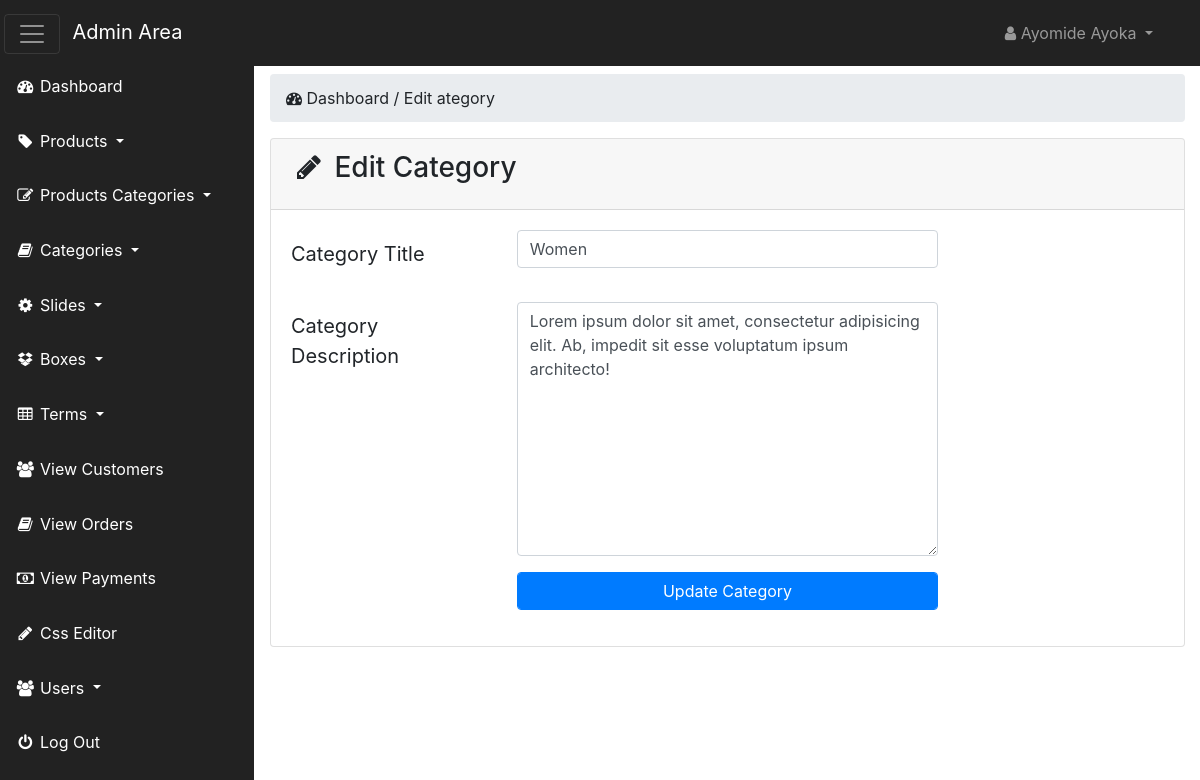
The page /admin_area/index.php?edit_cat=2 (signed in) on the database its author committed.
### tables this page shows
CREATE TABLE `categories` (
  `cat_id` int(100) NOT NULL,
  `cat_title` text NOT NULL,
  `cat_desc` text NOT NULL
);

### admin_area/edit_cat.php (the view, shortened to what this page needs)
<?php
   if(!isset($_SESSION['admin_email'])) {
    echo "<script> window.open('login.php','_self') </script>";
   }
   else{
?>
<?php
  if(isset($_GET['edit_cat'])) {
     $edit_cat_id = $_GET['edit_cat'];
     $edit_cat_query = "select * from categories where cat_id='$edit_cat_id'";
     $run_edit = mysqli_query($con,$edit_cat_query);
     $row_edit = mysqli_fetch_array($run_edit);
     $cat_title = $row_edit['cat_title'];
     $cat_desc = $row_edit['cat_desc'];
  }
?>
<div class="row">
    <div class="col-lg-12 mt-4">
        <ol class="breadcrumb">
            <li class="active">
                <i class="fa fa-dashboard"></i> Dashboard / Edit ategory
            </li>
        </ol>
    </div>
</div>
<div class="row">
    <div class="col-lg-12">
        <div class="card">
            <div class="card-header">
                <h3 class="card-title">
                    <i class="fa fa-pencil fa-fw"></i> Edit Category
                </h3>
            </div>
            <div class="card-body">
                <form action="" method="POST">
                    <div class="form-group row">
                        <label for="" class="col-md-3 col-form-label-lg"> Category Title </label>
                        <div class="col-md-6">
                            <input value="<?php echo $cat_title;  ?>" type="text" class="form-control" name="cat_title" required>
                        </div>
                    </div>
                    <div class="form-group row">
                        <label for="" class="col-md-3 col-form-label-lg"> Category Description </label>
                        <div class="col-md-6">
                            <textarea name="cat_desc" type="text" class="form-control" col="30" rows="10"><?php echo $cat_desc;  ?></textarea>
                        </div>
                    </div>
                    <div class="form-group row">
                        <label for="" class="col-md-3 col-form-label-lg"></label>
                        <div class="col-md-6">
                            <input value="Update Category" name="update" type="submit" class="form-control btn btn-primary">
                        </div>
                    </div>
                </form>
            </div>
        </div>
    </div>
</div>
<?php } ?>

### admin_area/includes/sidebar.php (shortened to what this page needs)
<?php
   if(!isset($_SESSION['admin_email'])) {
    echo "<script> window.open('login.php','_self') </script>";
   }
   else{
?>
<nav class="navbar navbar-inverse fixed-top navbar-dark bg-dark" id="first-nav">
    <div class="navbar-header">
        <button class="navbar-toggler mr-2" id="basttoggle" type="button" data-toggle="collapse" data-target=".navbar-ex1-collapse">
            <span class="navbar-toggler-icon"></span>
        </button>
        <a href="index.php?dashboard" class="navbar-brand">Admin Area</a>
    </div>
    <ul class="nav navbar-right top-nav">
        <li class="nav-item dropdown">
            <a class="nav-link dropdown-toggle" href="#" data-toggle="dropdown">
               <i class="fa fa-user"></i> <?php echo $admin_name; ?>
            </a>
        </li>
    </ul>
    <div class=" navbar-collapse navbar-ex1-collapse">
        <ul class="nav side-nav" id="side-nav">
            <li>
                <a class="nav-link" href="index.php?dashboard">
                  <i class="fa fa-fw fa-dashboard"></i> Dashboard
                </a>
            </li>
            <li class="nav-item dropdown">
                <a class="nav-link dropdown-toggle" href="#" data-toggle="dropdown" data-target="#products">
                  <i class="fa fa-fw fa-tag"></i> Products
                </a>
            </li>
            <li class="nav-item dropdown">
                <a class="nav-link dropdown-toggle" href="#" data-toggle="dropdown" data-target="#products">
                  <i class="fa fa-fw fa-edit"></i> Products Categories
                </a>
            </li>
            <li class="nav-item dropdown">
                <a class="nav-link dropdown-toggle" href="#" data-toggle="dropdown" data-target="#products">
                  <i class="fa fa-fw fa-book"></i> Categories
                </a>
            </li>
            <li class="nav-item dropdown">
                <a class="nav-link dropdown-toggle" href="#" data-toggle="dropdown" data-target="#products">
                  <i class="fa fa-fw fa-gear"></i> Slides
                </a>
            </li>
            <li class="nav-item dropdown">
                <a class="nav-link dropdown-toggle" href="#" data-toggle="dropdown" data-target="#products">
                  <i class="fa fa-fw fa-dropbox"></i> Boxes
                </a>
            </li>
            <li class="nav-item dropdown">
                <a class="nav-link dropdown-toggle" href="#" data-toggle="dropdown" data-target="#products">
                  <i class="fa fa-fw fa-table"></i> Terms
                </a>
            </li>
            <li>
                <a  class="nav-link" href="index.php?view_customers">
                  <i class="fa fa-fw fa-users"></i> View Customers
                </a>
            </li>
            <li>
                <a  class="nav-link" href="index.php?view_orders">
                  <i class="fa fa-fw fa-book"></i> View Orders
                </a>
            </li>
            <li>
                <a  class="nav-link" href="index.php?view_payments">
                  <i class="fa fa-fw fa-money"></i> View Payments
                </a>
            </li>
            <li>
                <a  class="nav-link" href="index.php?edit_css">
                  <i class="fa fa-fw fa-pencil"></i> Css Editor
                </a>
            </li>
            <li class="nav-item dropdown">
                <a class="nav-link dropdown-toggle" href="#" data-toggle="dropdown" data-target="#products">
                  <i class="fa fa-fw fa-users"></i> Users
                </a>
            </li>
            <li>
                <a class="nav-link" href="logout.php">
                  <i class="fa fa-fw fa-power-off"></i> Log Out
                </a>
            </li>
        </ul>
    </div>
</nav>
<?php } ?>

### admin_area/css/style.css (style rules this page uses)
* { margin: 0; padding: 0; }
body { margin-top: 100px; }
@media (min-width:768px) { body { margin-top: 50px; } }
#first-nav { background-color: #222222 !important; }
#first-nav #basttoggle { margin-left: -12px; }
#first-nav .top-nav { margin:0 15px; }
.top-nav>li>a { color:#999999; line-height: 20px; padding-top: 15px; padding-bottom: 15px; }
#side-nav { margin: -17px !important; }
.side-nav>li { padding: 0; margin: 0; }
.side-nav>li>a { color: #ffffff; }
@media (min-width:768px) { .side-nav { position: fixed; top: 83px; bottom: 0; width: 255px; overflow-x: hidden; overflow-y: auto; background-color: #222222; padding-bottom: 40px; border-radius: 0; } }
@media (min-width:768px) { .side-nav>li>a { width: 255px; } }
.card-body { border-radius: 5px; }

### rows shown on the page
categories: cat_title "Women", cat_desc "Lorem ipsum dolor sit amet, consectetur adipisicing elit. Ab, impedit sit esse voluptatum ipsum architecto!"

### other values the page prints
$admin_name "Ayomide Ayoka"
